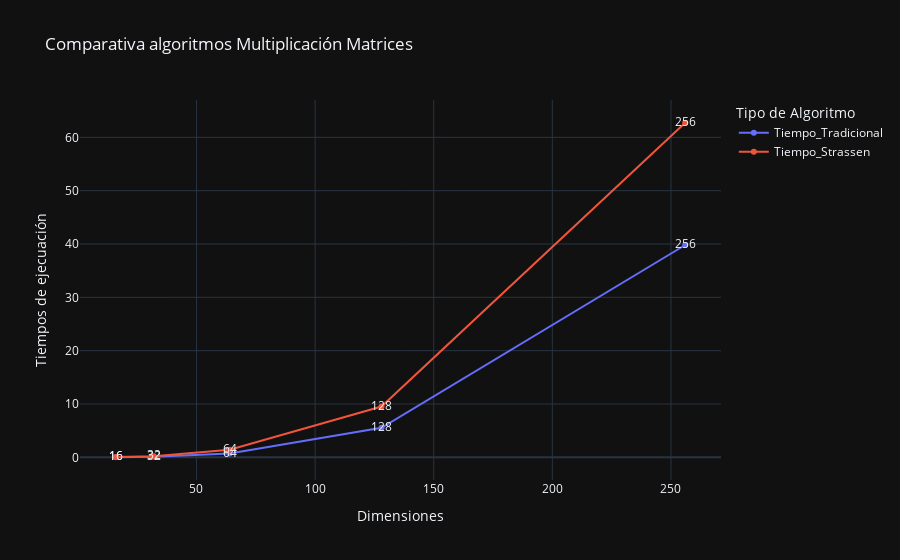

The notebook cell saved with this chart:
### Markdown cell above
## Análisis de ambos algoritmos

### Code cell
import numpy as np
import time
import pandas as pd
import plotly.express as px

dim=[4,5,6,7,8]
t_tradicional=[]
t_strassen=[]

#Bucle de pruebas

for n in dim:

    A = np.random.randint(1,100, size=(2**n,2**n)) #Se crear una matriz con valores aleatorios
    B = np.random.randint(1,100, size=(2**n,2**n)) #Se crear una matriz con valores aleatorios

    print("---------------Matrices cuadradas de dimensión ", A.shape, "-------------------------------------")
    #print(A)
    #print("\n")
    #print(B)
    #print("---------------------------")

    inicio=time.time()
    resultado=strassen(A,B)
    final=time.time()
    #print(resultado)
    t_strassen.append(final-inicio)
    print("Tiempo de realización algoritmo Strassen ", final-inicio)

    print("---------------------------------------------------------")

    inicio=time.time()
    resultado=multiplicar_matrices(A,B)
    final=time.time()
    #print(resultado)
    t_tradicional.append(final-inicio)
    print("Tiempo de realización algoritmo Tradicional ", final-inicio)

    print("\n")
    print("---------------------------------------------------------")

##Grafica de resultados
dimension=[]
for x in dim:
  dimension.append(2**x)

data={"Tiempo_Tradicional": t_tradicional,"Tiempo_Strassen": t_strassen, "Dimensiones":dimension}
      
df=pd.DataFrame(data, index=dimension)

fig = px.line(df[["Tiempo_Tradicional","Tiempo_Strassen"]], 
              labels={
                     "index": "Dimensiones",
                     "value": "Tiempos de ejecuación",
                    "variable" : "Tipo de Algoritmo"
                 }, title="Comparativa algoritmos Multiplicación Matrices", template="plotly_dark", text=dimension, markers=True)
fig.show()

### Figure 1 — Plotly figure (JSON) as saved in the notebook; plotly's stock layout.template omitted (floating-point values rounded to 4 significant figures)
{"data": [{"hovertemplate": "Tipo de Algoritmo=Tiempo_Tradicional<br>Dimensiones=%{x}<br>Tiempos de ejecuación=%{y}<br>text=%{text}<extra></extra>", "legendgroup": "Tiempo_Tradicional", "line": {"color": "#636efa", "dash": "solid"}, "marker": {"symbol": "circle"}, "mode": "markers+text+lines", "name": "Tiempo_Tradicional", "orientation": "v", "showlegend": true, "text": [16, 32, 64, 128, 256], "type": "scatter", "x": [16, 32, 64, 128, 256], "xaxis": "x", "y": [0.01339, 0.1059, 0.6957, 5.544, 39.81], "yaxis": "y"}, {"hovertemplate": "Tipo de Algoritmo=Tiempo_Strassen<br>Dimensiones=%{x}<br>Tiempos de ejecuación=%{y}<br>text=%{text}<extra></extra>", "legendgroup": "Tiempo_Strassen", "line": {"color": "#EF553B", "dash": "solid"}, "marker": {"symbol": "circle"}, "mode": "markers+text+lines", "name": "Tiempo_Strassen", "orientation": "v", "showlegend": true, "text": [16, 32, 64, 128, 256], "type": "scatter", "x": [16, 32, 64, 128, 256], "xaxis": "x", "y": [0.04507, 0.1963, 1.404, 9.514, 62.74], "yaxis": "y"}], "layout": {"autosize": true, "legend": {"title": {"text": "Tipo de Algoritmo"}, "tracegroupgap": 0}, "title": {"text": "Comparativa algoritmos Multiplicación Matrices"}, "xaxis": {"anchor": "y", "autorange": true, "domain": [0, 1], "range": [0.7399, 271.3], "title": {"text": "Dimensiones"}, "type": "linear"}, "yaxis": {"anchor": "x", "autorange": true, "domain": [0, 1], "range": [-5.163, 67.91], "title": {"text": "Tiempos de ejecuación"}, "type": "linear"}}}
